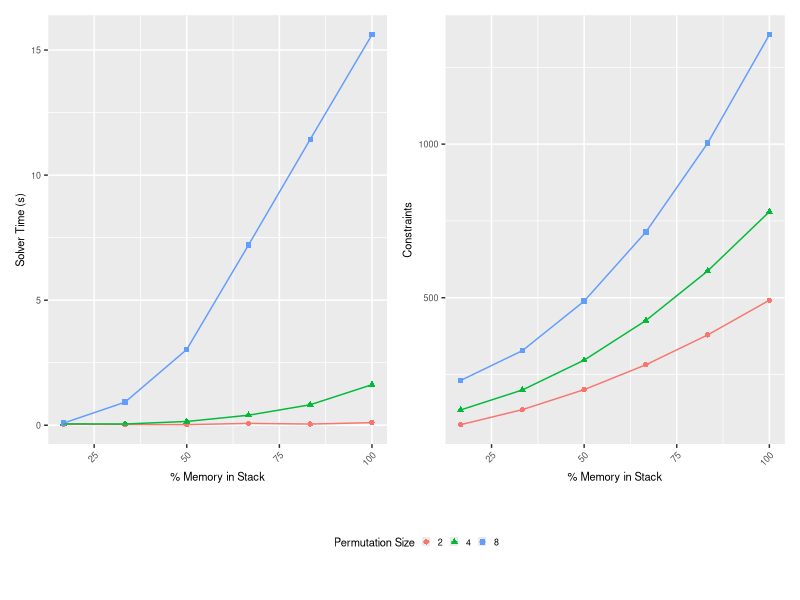
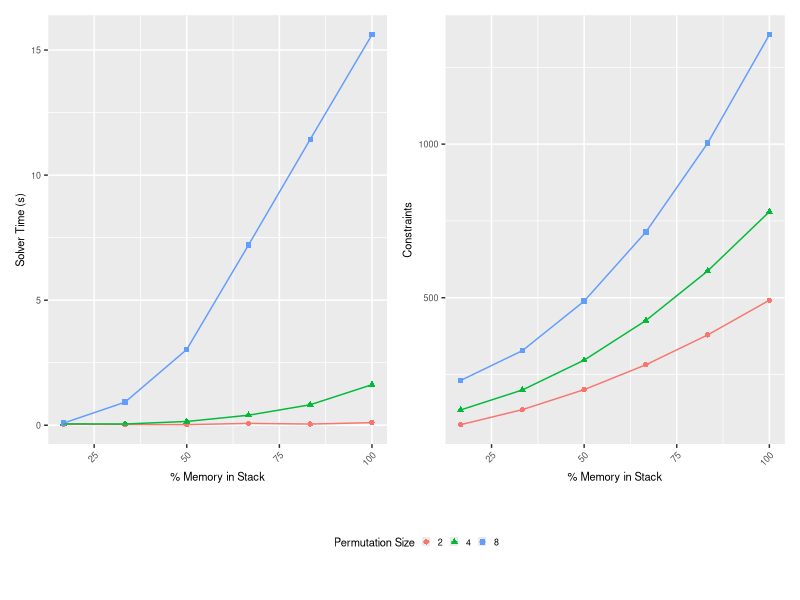

Write R code to recreate these figures, in order.
library(tidyverse)
library(patchwork)

d <- read_csv("results.csv") %>% filter(size >= 2)
d$size = as_factor(d$size)

t <- theme(text = element_text(size=8),
           legend.key.size = unit(2,"mm"),
           legend.position = "bottom",
           axis.text.x = element_text(angle = 45, vjust = 1, hjust=1)
           )
s <- scale_y_continuous()

smt_plot <- ggplot(d, mapping = aes(x = 100 * largest_perm / perms, color=size, y = z3_time, shape = size)) +
  geom_point() +
  geom_line() +
  labs(y = "Solver Time (s)", x = "% Memory in Stack", color = "Permutation Size", shape = "Permutation Size") +
  s + t
ps_plot <- ggplot(d, mapping = aes(x = 100 * largest_perm / perms, color=size, y = constraints, shape = size)) +
  geom_point() +
  geom_line() +
  labs(y = "Constraints", x = "% Memory in Stack" , color = "Permutation Size", shape = "Permutation Size") +
  s + t

((smt_plot | ps_plot) / guide_area()) + plot_layout(heights = c(5,1),guides = 'collect')
ggsave("results.png", width = 3, height = 2, units = "in")
